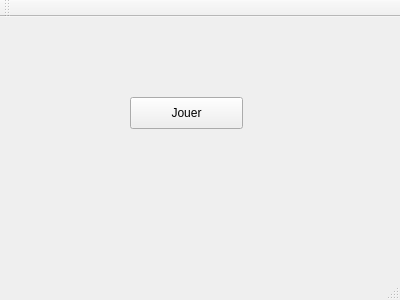
<?xml version="1.0" encoding="UTF-8"?>
<ui version="4.0">
 <class>MainWindow</class>
 <widget class="QMainWindow" name="MainWindow">
  <property name="geometry">
   <rect>
    <x>0</x>
    <y>0</y>
    <width>400</width>
    <height>300</height>
   </rect>
  </property>
  <property name="windowTitle">
   <string>MainWindow</string>
  </property>
  <widget class="QWidget" name="centralWidget">
   <widget class="QPushButton" name="pushButton">
    <property name="geometry">
     <rect>
      <x>130</x>
      <y>80</y>
      <width>113</width>
      <height>32</height>
     </rect>
    </property>
    <property name="text">
     <string>Jouer</string>
    </property>
   </widget>
  </widget>
  <widget class="QMenuBar" name="menuBar">
   <property name="geometry">
    <rect>
     <x>0</x>
     <y>0</y>
     <width>400</width>
     <height>22</height>
    </rect>
   </property>
  </widget>
  <widget class="QToolBar" name="mainToolBar">
   <attribute name="toolBarArea">
    <enum>TopToolBarArea</enum>
   </attribute>
   <attribute name="toolBarBreak">
    <bool>false</bool>
   </attribute>
  </widget>
  <widget class="QStatusBar" name="statusBar"/>
  <action name="actionFond">
   <property name="icon">
    <iconset resource="res.qrc">
     <normaloff>:/images/menu.jpg</normaloff>:/images/menu.jpg</iconset>
   </property>
   <property name="text">
    <string>Fond</string>
   </property>
  </action>
 </widget>
 <layoutdefault spacing="6" margin="11"/>
 <resources>
  <include location="res.qrc"/>
 </resources>
 <connections/>
</ui>
